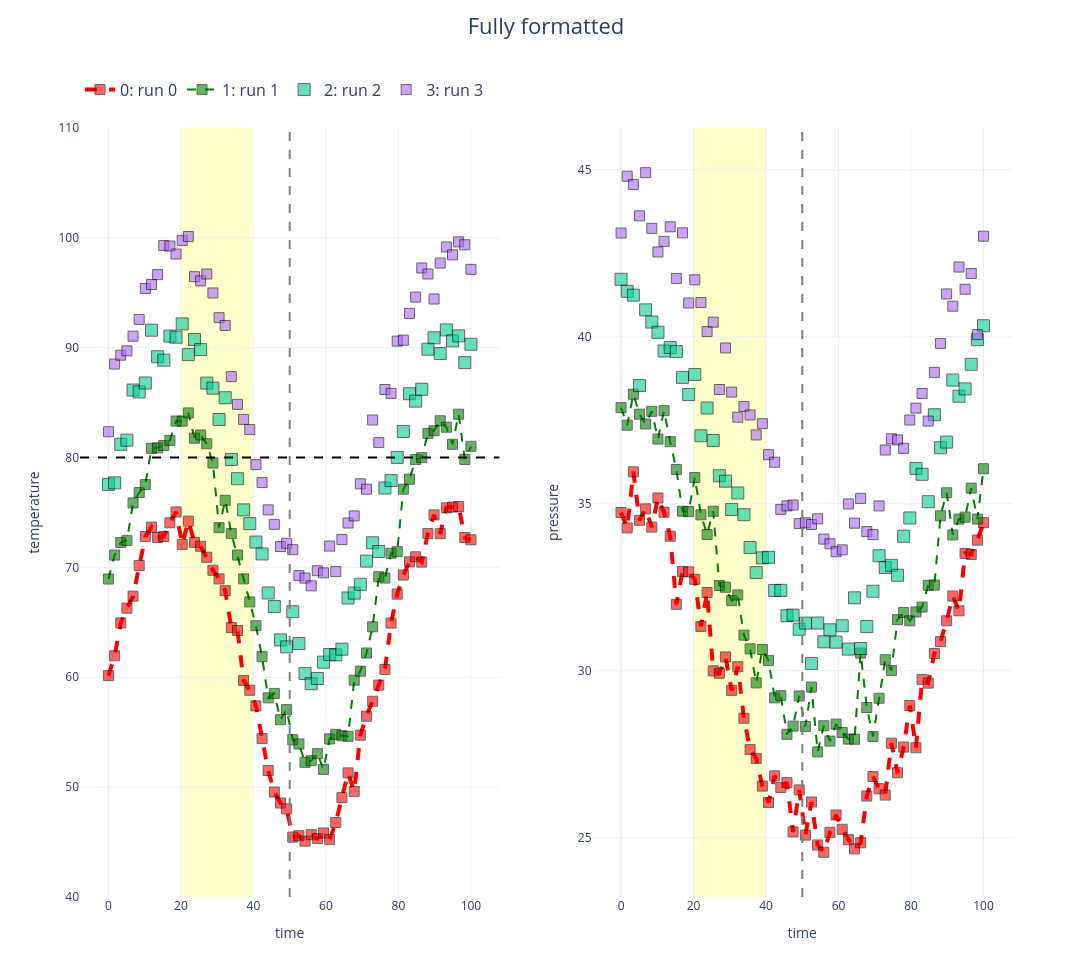

Notebook source saved alongside this figure:
### Markdown cell above
### Apply a pile of formatting

Now we deliberately override *everything* so each reset below has something to
undo: per-dataset styles, per-variable overrides, reference lines, a highlight
band, fixed axis scales, fonts, and a pinned plot size.

### Code cell
# per-dataset styles
nb.color(0, 'red')
nb.color(1, 'green')
nb.marker('all', 's')
nb.linestyle([0, 1], '--')
nb.linewidth(0, 4)
nb.markersize(2, 12)
nb.alpha('all', 0.6)

# per-variable overrides (win over per-dataset style wherever that column plots)
nb.var_format('temperature', linestyle=':', marker='^')
nb.var_format('pressure', color='purple')

# decorations
nb.line('temperature', level=80, color='black', linestyle='--')   # horizontal ref line
nb.line('time', level=50, color='gray')                            # vertical ref line
nb.highlight('time', (20, 40), color='yellow', alpha=0.2)          # shaded band
nb.scale('temperature', (40, 110))                                 # fixed y-range

# appearance
nb.set_font_sizes(suptitle=22, legend=16)
nb.set_plot_size(width=12, height=8)

nb.plot(x='time', y=['temperature', 'pressure'], suptitle='Fully formatted')

### Figure 1 — Plotly figure (JSON) as saved in the notebook; plotly's stock layout.template omitted (floating-point values rounded to 4 significant figures)
{"data": [{"hovertemplate": "<b><u>Set: 0</u></b><br><b>run 0</b><br>time: %{x:.2f}<br>temperature: %{y:.2f}<extra></extra>", "legendgroup": "group_0", "line": {"color": "red", "dash": "dash", "width": 4}, "marker": {"color": "red", "line": {"color": "black", "width": 1}, "opacity": 0.6, "size": 10, "symbol": "square"}, "mode": "lines+markers", "name": "0: run 0", "showlegend": true, "type": "scatter", "x": [0.0, 1.695, 3.39, 5.085, 6.78, 8.475, 10.17, 11.86, 13.56, 15.25, 16.95, 18.64, 20.34, 22.03, 23.73, 25.42, 27.12, 28.81, 30.51, 32.2, 33.9, 35.59, 37.29, 38.98, 40.68, 42.37, 44.07, 45.76, 47.46, 49.15, 50.85, 52.54, 54.24, 55.93, 57.63, 59.32, 61.02, 62.71, 64.41, 66.1, 67.8, 69.49, 71.19, 72.88, 74.58, 76.27, 77.97, 79.66, 81.36, 83.05, 84.75, 86.44, 88.14, 89.83, 91.53, 93.22, 94.92, 96.61, 98.31, 100.0], "xaxis": "x", "y": [60.15, 61.95, 64.95, 66.29, 67.39, 70.17, 72.81, 73.67, 72.72, 72.81, 74.06, 75.05, 72.09, 74.21, 72.28, 71.93, 70.92, 69.74, 68.95, 67.88, 64.52, 64.26, 59.72, 58.82, 57.4, 54.42, 51.52, 49.56, 48.55, 48.02, 45.45, 45.58, 45.09, 45.67, 45.32, 45.83, 45.24, 46.78, 49.04, 51.3, 49.61, 54.73, 56.46, 57.81, 59.29, 60.71, 64.94, 67.57, 69.31, 70.51, 70.97, 70.49, 73.09, 74.78, 73.07, 75.42, 75.49, 75.55, 72.73, 72.52], "yaxis": "y"}, {"hovertemplate": "<b><u>Set: 0</u></b><br><b>run 0</b><br>time: %{x:.2f}<br>pressure: %{y:.2f}<extra></extra>", "legendgroup": "group_0", "line": {"color": "red", "dash": "dash", "width": 4}, "marker": {"color": "red", "line": {"color": "black", "width": 1}, "opacity": 0.6, "size": 10, "symbol": "square"}, "mode": "lines+markers", "name": "0: run 0", "showlegend": false, "type": "scatter", "x": [0.0, 1.695, 3.39, 5.085, 6.78, 8.475, 10.17, 11.86, 13.56, 15.25, 16.95, 18.64, 20.34, 22.03, 23.73, 25.42, 27.12, 28.81, 30.51, 32.2, 33.9, 35.59, 37.29, 38.98, 40.68, 42.37, 44.07, 45.76, 47.46, 49.15, 50.85, 52.54, 54.24, 55.93, 57.63, 59.32, 61.02, 62.71, 64.41, 66.1, 67.8, 69.49, 71.19, 72.88, 74.58, 76.27, 77.97, 79.66, 81.36, 83.05, 84.75, 86.44, 88.14, 89.83, 91.53, 93.22, 94.92, 96.61, 98.31, 100.0], "xaxis": "x2", "y": [34.74, 34.28, 35.96, 34.5, 34.85, 34.3, 35.17, 34.74, 34.03, 31.99, 32.97, 32.96, 32.74, 31.33, 32.34, 30.0, 29.92, 30.41, 29.41, 30.12, 28.58, 27.64, 27.37, 26.54, 26.05, 26.85, 26.5, 26.65, 25.17, 26.43, 25.08, 26.07, 24.78, 24.56, 25.16, 25.68, 25.25, 24.94, 24.66, 24.85, 26.25, 26.83, 26.47, 26.28, 27.83, 26.94, 27.71, 28.96, 27.69, 29.74, 29.63, 30.51, 30.87, 31.49, 32.24, 31.79, 33.51, 33.48, 33.91, 34.43], "yaxis": "y2"}, {"hovertemplate": "<b><u>Set: 1</u></b><br><b>run 1</b><br>time: %{x:.2f}<br>temperature: %{y:.2f}<extra></extra>", "legendgroup": "group_1", "line": {"color": "green", "dash": "dash", "width": 2}, "marker": {"color": "green", "line": {"color": "black", "width": 1}, "opacity": 0.6, "size": 10, "symbol": "square"}, "mode": "lines+markers", "name": "1: run 1", "showlegend": true, "type": "scatter", "x": [0.0, 1.695, 3.39, 5.085, 6.78, 8.475, 10.17, 11.86, 13.56, 15.25, 16.95, 18.64, 20.34, 22.03, 23.73, 25.42, 27.12, 28.81, 30.51, 32.2, 33.9, 35.59, 37.29, 38.98, 40.68, 42.37, 44.07, 45.76, 47.46, 49.15, 50.85, 52.54, 54.24, 55.93, 57.63, 59.32, 61.02, 62.71, 64.41, 66.1, 67.8, 69.49, 71.19, 72.88, 74.58, 76.27, 77.97, 79.66, 81.36, 83.05, 84.75, 86.44, 88.14, 89.83, 91.53, 93.22, 94.92, 96.61, 98.31, 100.0], "xaxis": "x", "y": [68.95, 71.12, 72.27, 72.46, 75.87, 76.81, 77.54, 80.84, 80.88, 81.1, 81.56, 83.32, 83.32, 84.06, 81.76, 82.05, 81.26, 79.5, 73.62, 76.11, 73.08, 71.13, 68.96, 66.86, 64.7, 61.87, 58.13, 58.53, 56.14, 57.06, 54.31, 53.93, 52.26, 52.41, 53.05, 51.62, 54.39, 54.81, 54.68, 54.63, 59.74, 60.55, 62.21, 64.59, 69.15, 69.03, 71.29, 71.43, 77.12, 78.03, 79.82, 79.99, 82.2, 82.44, 83.35, 82.76, 81.21, 83.94, 79.83, 81.02], "yaxis": "y"}, {"hovertemplate": "<b><u>Set: 1</u></b><br><b>run 1</b><br>time: %{x:.2f}<br>pressure: %{y:.2f}<extra></extra>", "legendgroup": "group_1", "line": {"color": "green", "dash": "dash", "width": 2}, "marker": {"color": "green", "line": {"color": "black", "width": 1}, "opacity": 0.6, "size": 10, "symbol": "square"}, "mode": "lines+markers", "name": "1: run 1", "showlegend": false, "type": "scatter", "x": [0.0, 1.695, 3.39, 5.085, 6.78, 8.475, 10.17, 11.86, 13.56, 15.25, 16.95, 18.64, 20.34, 22.03, 23.73, 25.42, 27.12, 28.81, 30.51, 32.2, 33.9, 35.59, 37.29, 38.98, 40.68, 42.37, 44.07, 45.76, 47.46, 49.15, 50.85, 52.54, 54.24, 55.93, 57.63, 59.32, 61.02, 62.71, 64.41, 66.1, 67.8, 69.49, 71.19, 72.88, 74.58, 76.27, 77.97, 79.66, 81.36, 83.05, 84.75, 86.44, 88.14, 89.83, 91.53, 93.22, 94.92, 96.61, 98.31, 100.0], "xaxis": "x2", "y": [37.88, 37.35, 38.28, 37.68, 37.39, 37.77, 36.94, 37.79, 36.86, 36.02, 34.78, 34.76, 35.79, 34.67, 34.08, 34.77, 32.55, 32.5, 32.1, 32.27, 31.06, 30.65, 29.64, 30.64, 30.3, 29.19, 29.25, 28.1, 28.34, 29.24, 28.33, 29.51, 27.57, 28.35, 27.89, 28.4, 28.15, 27.95, 27.95, 30.53, 28.9, 28.03, 29.17, 30.33, 30.0, 31.53, 31.74, 31.49, 31.76, 31.91, 32.56, 32.56, 34.64, 35.33, 34.07, 34.54, 34.6, 35.47, 34.54, 36.05], "yaxis": "y2"}, {"hovertemplate": "<b><u>Set: 2</u></b><br><b>run 2</b><br>time: %{x:.2f}<br>temperature: %{y:.2f}<extra></extra>", "legendgroup": "group_2", "line": {"color": "#00CC96", "width": 2}, "marker": {"color": "#00CC96", "line": {"color": "black", "width": 1}, "opacity": 0.6, "size": 12, "symbol": "square"}, "mode": "markers", "name": "2: run 2", "showlegend": true, "type": "scatter", "x": [0.0, 1.695, 3.39, 5.085, 6.78, 8.475, 10.17, 11.86, 13.56, 15.25, 16.95, 18.64, 20.34, 22.03, 23.73, 25.42, 27.12, 28.81, 30.51, 32.2, 33.9, 35.59, 37.29, 38.98, 40.68, 42.37, 44.07, 45.76, 47.46, 49.15, 50.85, 52.54, 54.24, 55.93, 57.63, 59.32, 61.02, 62.71, 64.41, 66.1, 67.8, 69.49, 71.19, 72.88, 74.58, 76.27, 77.97, 79.66, 81.36, 83.05, 84.75, 86.44, 88.14, 89.83, 91.53, 93.22, 94.92, 96.61, 98.31, 100.0], "xaxis": "x", "y": [77.56, 77.7, 81.21, 81.58, 86.14, 85.97, 86.79, 91.59, 89.18, 88.87, 91.05, 90.95, 92.16, 89.37, 90.74, 89.83, 86.78, 86.32, 83.46, 85.45, 79.83, 78.08, 75.23, 73.98, 72.31, 71.23, 67.68, 66.44, 63.4, 62.77, 65.97, 63.08, 60.34, 59.41, 59.89, 61.37, 62.07, 62.04, 62.56, 67.21, 67.66, 68.46, 70.58, 72.24, 71.45, 77.23, 77.9, 80.01, 82.38, 85.81, 85.13, 86.21, 89.86, 90.9, 89.46, 91.62, 90.63, 91.07, 88.64, 90.31], "yaxis": "y"}, {"hovertemplate": "<b><u>Set: 2</u></b><br><b>run 2</b><br>time: %{x:.2f}<br>pressure: %{y:.2f}<extra></extra>", "legendgroup": "group_2", "line": {"color": "#00CC96", "width": 2}, "marker": {"color": "#00CC96", "line": {"color": "black", "width": 1}, "opacity": 0.6, "size": 12, "symbol": "square"}, "mode": "markers", "name": "2: run 2", "showlegend": false, "type": "scatter", "x": [0.0, 1.695, 3.39, 5.085, 6.78, 8.475, 10.17, 11.86, 13.56, 15.25, 16.95, 18.64, 20.34, 22.03, 23.73, 25.42, 27.12, 28.81, 30.51, 32.2, 33.9, 35.59, 37.29, 38.98, 40.68, 42.37, 44.07, 45.76, 47.46, 49.15, 50.85, 52.54, 54.24, 55.93, 57.63, 59.32, 61.02, 62.71, 64.41, 66.1, 67.8, 69.49, 71.19, 72.88, 74.58, 76.27, 77.97, 79.66, 81.36, 83.05, 84.75, 86.44, 88.14, 89.83, 91.53, 93.22, 94.92, 96.61, 98.31, 100.0], "xaxis": "x2", "y": [41.72, 41.36, 41.25, 38.54, 40.81, 40.44, 40.13, 39.57, 39.68, 39.56, 38.78, 38.27, 38.87, 37.04, 37.87, 36.89, 35.84, 35.68, 34.83, 35.32, 34.67, 33.69, 32.94, 33.38, 33.4, 32.4, 32.41, 31.65, 31.66, 31.24, 31.43, 30.22, 31.43, 30.86, 31.22, 30.86, 31.35, 30.65, 32.18, 30.67, 31.32, 32.38, 33.44, 33.09, 33.16, 32.86, 34.03, 34.57, 36.06, 35.88, 35.06, 37.66, 36.68, 36.85, 38.7, 38.22, 38.44, 39.18, 39.91, 40.33], "yaxis": "y2"}, {"hovertemplate": "<b><u>Set: 3</u></b><br><b>run 3</b><br>time: %{x:.2f}<br>temperature: %{y:.2f}<extra></extra>", "legendgroup": "group_3", "line": {"color": "#AB63FA", "width": 2}, "marker": {"color": "#AB63FA", "line": {"color": "black", "width": 1}, "opacity": 0.6, "size": 10, "symbol": "square"}, "mode": "markers", "name": "3: run 3", "showlegend": true, "type": "scatter", "x": [0.0, 1.695, 3.39, 5.085, 6.78, 8.475, 10.17, 11.86, 13.56, 15.25, 16.95, 18.64, 20.34, 22.03, 23.73, 25.42, 27.12, 28.81, 30.51, 32.2, 33.9, 35.59, 37.29, 38.98, 40.68, 42.37, 44.07, 45.76, 47.46, 49.15, 50.85, 52.54, 54.24, 55.93, 57.63, 59.32, 61.02, 62.71, 64.41, 66.1, 67.8, 69.49, 71.19, 72.88, 74.58, 76.27, 77.97, 79.66, 81.36, 83.05, 84.75, 86.44, 88.14, 89.83, 91.53, 93.22, 94.92, 96.61, 98.31, 100.0], "xaxis": "x", "y": [82.35, 88.51, 89.32, 89.71, 91.05, 92.57, 95.39, 95.75, 96.65, 99.31, 99.25, 98.52, 99.77, 100.1, 96.46, 96.08, 96.71, 94.98, 92.73, 92.03, 87.37, 84.84, 83.47, 82.55, 79.36, 77.72, 75.24, 73.92, 71.9, 72.2, 71.62, 69.25, 69.03, 68.32, 69.7, 69.51, 71.94, 69.62, 72.54, 74.04, 74.69, 77.61, 77.12, 83.42, 81.36, 86.19, 85.84, 90.6, 90.68, 93.12, 94.6, 97.26, 96.71, 94.43, 97.7, 99.17, 98.45, 99.63, 99.37, 97.13], "yaxis": "y"}, {"hovertemplate": "<b><u>Set: 3</u></b><br><b>run 3</b><br>time: %{x:.2f}<br>pressure: %{y:.2f}<extra></extra>", "legendgroup": "group_3", "line": {"color": "#AB63FA", "width": 2}, "marker": {"color": "#AB63FA", "line": {"color": "black", "width": 1}, "opacity": 0.6, "size": 10, "symbol": "square"}, "mode": "markers", "name": "3: run 3", "showlegend": false, "type": "scatter", "x": [0.0, 1.695, 3.39, 5.085, 6.78, 8.475, 10.17, 11.86, 13.56, 15.25, 16.95, 18.64, 20.34, 22.03, 23.73, 25.42, 27.12, 28.81, 30.51, 32.2, 33.9, 35.59, 37.29, 38.98, 40.68, 42.37, 44.07, 45.76, 47.46, 49.15, 50.85, 52.54, 54.24, 55.93, 57.63, 59.32, 61.02, 62.71, 64.41, 66.1, 67.8, 69.49, 71.19, 72.88, 74.58, 76.27, 77.97, 79.66, 81.36, 83.05, 84.75, 86.44, 88.14, 89.83, 91.53, 93.22, 94.92, 96.61, 98.31, 100.0], "xaxis": "x2", "y": [43.11, 44.81, 44.56, 43.62, 44.91, 43.25, 42.54, 42.86, 43.29, 41.75, 43.11, 41.01, 41.71, 41.03, 40.16, 40.44, 38.42, 39.66, 38.34, 37.59, 37.91, 37.66, 37.06, 37.4, 36.47, 36.24, 34.83, 34.94, 34.96, 34.41, 34.43, 34.38, 34.55, 33.94, 33.8, 33.56, 33.62, 34.99, 34.42, 35.16, 34.17, 34.07, 34.93, 36.61, 36.95, 36.91, 36.66, 37.51, 37.86, 38.3, 37.47, 38.93, 39.8, 41.28, 40.92, 42.09, 41.42, 41.89, 40.06, 43.01], "yaxis": "y2"}], "layout": {"height": 977.5, "legend": {"font": {"size": 16}, "orientation": "h", "x": 0, "xanchor": "left", "y": 0.9256, "yanchor": "top", "yref": "container"}, "margin": {"r": 80, "t": 97.5}, "shapes": [{"line": {"color": "black", "dash": "dash"}, "type": "line", "x0": 0, "x1": 1, "xref": "x domain", "y0": 80, "y1": 80, "yref": "y"}, {"line": {"color": "gray", "dash": "dash"}, "type": "line", "x0": 50, "x1": 50, "xref": "x", "y0": 0, "y1": 1, "yref": "y domain"}, {"line": {"color": "gray", "dash": "dash"}, "type": "line", "x0": 50, "x1": 50, "xref": "x2", "y0": 0, "y1": 1, "yref": "y2 domain"}, {"fillcolor": "yellow", "layer": "below", "line": {"width": 0}, "opacity": 0.2, "type": "rect", "x0": 20, "x1": 40, "xref": "x", "y0": 0, "y1": 1, "yref": "y domain"}, {"fillcolor": "yellow", "layer": "below", "line": {"width": 0}, "opacity": 0.2, "type": "rect", "x0": 20, "x1": 40, "xref": "x2", "y0": 0, "y1": 1, "yref": "y2 domain"}], "showlegend": true, "title": {"font": {"size": 22}, "text": "Fully formatted", "x": 0.5, "xanchor": "center", "y": 0.9805, "yanchor": "top", "yref": "container"}, "width": 1360, "xaxis": {"anchor": "y", "domain": [0, 0.45], "title": {"standoff": 15, "text": "time"}}, "xaxis2": {"anchor": "y2", "domain": [0.55, 1], "title": {"standoff": 15, "text": "time"}}, "yaxis": {"anchor": "x", "domain": [0, 1], "range": [40, 110], "title": {"standoff": 15, "text": "temperature"}}, "yaxis2": {"anchor": "x2", "domain": [0, 1], "title": {"standoff": 15, "text": "pressure"}}}}
